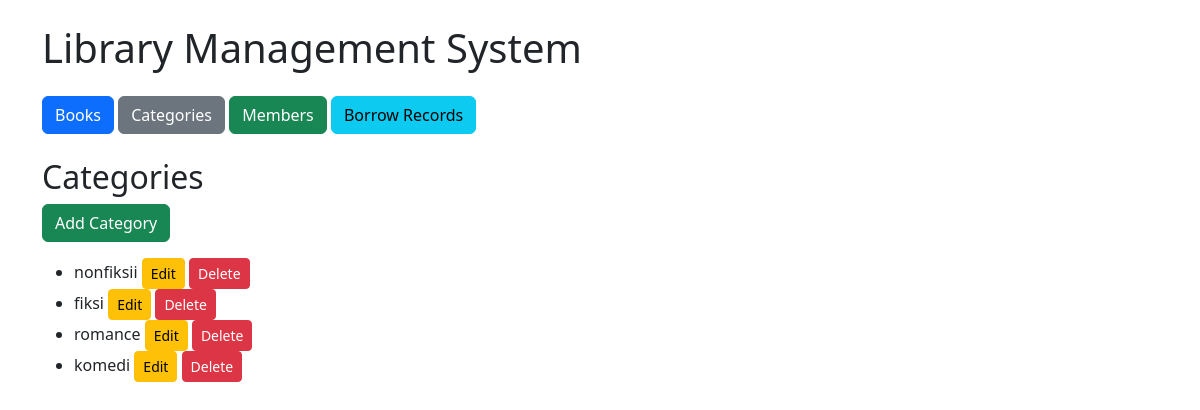
The page /categories/ on the database as committed earlier.
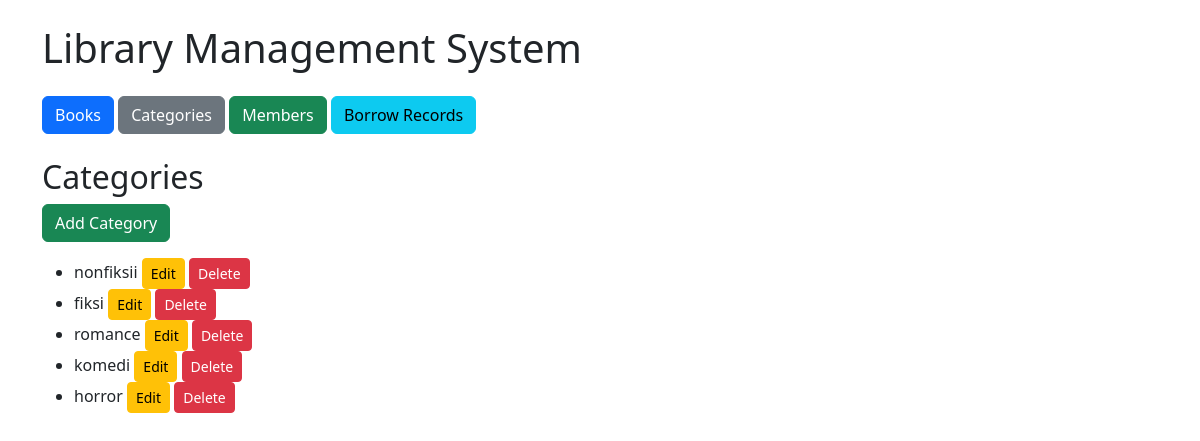
The same page on the database as committed later.
### library/models.py (models this page shows, shortened)
class Category(models.Model):
    name = models.CharField(max_length=100)

### library/views.py (the view)
# urls.py: path('categories/', views.categories_list, name='categories_list'),
def categories_list(request):
    categories = Category.objects.all()
    return render(request, 'library/categories_list.html', {'categories': categories})

### library/templates/library/categories_list.html
{% extends 'library/base.html' %}
{% block content %}
<h2>Categories</h2>
<a href="{% url 'categories_create' %}" class="btn btn-success mb-3">Add Category</a>
<ul>
    {% for category in categories %}
    <li>
        {{ category.name }}
        <a href="{% url 'categories_edit' category.id %}" class="btn btn-warning btn-sm">Edit</a>
        <a href="{% url 'categories_delete' category.id %}" class="btn btn-danger btn-sm">Delete</a>
    </li>
    {% endfor %}
</ul>
{% endblock %}

Rows that differ between the two databases and show on the page:
added Category: name "horror"
